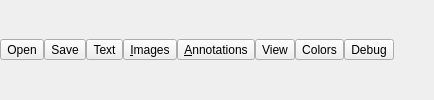
        <widget class="QWidget" name="main" native="true">
         <property name="sizePolicy">
          <sizepolicy hsizetype="MinimumExpanding" vsizetype="Preferred">
           <horstretch>0</horstretch>
           <verstretch>0</verstretch>
          </sizepolicy>
         </property>
         <layout class="QHBoxLayout" name="horizontalLayout">
          <property name="spacing">
           <number>0</number>
          </property>
          <property name="margin">
           <number>0</number>
          </property>
          <item>
           <widget class="QToolButton" name="openButton">
            <property name="text">
             <string>Open</string>
            </property>
            <property name="icon">
             <iconset resource="pdf.qrc">
              <normaloff>:/images/open.png</normaloff>:/images/open.png</iconset>
            </property>
            <property name="iconSize">
             <size>
              <width>32</width>
              <height>32</height>
             </size>
            </property>
            <property name="toolButtonStyle">
             <enum>Qt::ToolButtonTextUnderIcon</enum>
            </property>
           </widget>
          </item>
          <item>
           <widget class="QToolButton" name="saveButton">
            <property name="text">
             <string>Save</string>
            </property>
            <property name="icon">
             <iconset resource="pdf.qrc">
              <normaloff>:/images/save.png</normaloff>:/images/save.png</iconset>
            </property>
            <property name="iconSize">
             <size>
              <width>32</width>
              <height>32</height>
             </size>
            </property>
            <property name="toolButtonStyle">
             <enum>Qt::ToolButtonTextUnderIcon</enum>
            </property>
           </widget>
          </item>
          <item>
           <widget class="QToolButton" name="textButton">
            <property name="toolTip">
             <string>show text operations</string>
            </property>
            <property name="text">
             <string>Text</string>
            </property>
            <property name="icon">
             <iconset resource="pdf.qrc">
              <normaloff>:/images/insertTextMarker.png</normaloff>:/images/insertTextMarker.png</iconset>
            </property>
            <property name="iconSize">
             <size>
              <width>32</width>
              <height>32</height>
             </size>
            </property>
            <property name="shortcut">
             <string>T</string>
            </property>
            <property name="checkable">
             <bool>true</bool>
            </property>
            <property name="toolButtonStyle">
             <enum>Qt::ToolButtonTextUnderIcon</enum>
            </property>
            <attribute name="buttonGroup">
             <string>mainGroup</string>
            </attribute>
           </widget>
          </item>
          <item>
           <widget class="QToolButton" name="imageButton">
            <property name="toolTip">
             <string>show image operation</string>
            </property>
            <property name="text">
             <string>&amp;Images</string>
            </property>
            <property name="icon">
             <iconset resource="pdf.qrc">
              <normaloff>:/images/images.png</normaloff>:/images/images.png</iconset>
            </property>
            <property name="iconSize">
             <size>
              <width>32</width>
              <height>32</height>
             </size>
            </property>
            <property name="shortcut">
             <string>I</string>
            </property>
            <property name="checkable">
             <bool>true</bool>
            </property>
            <property name="toolButtonStyle">
             <enum>Qt::ToolButtonTextUnderIcon</enum>
            </property>
            <attribute name="buttonGroup">
             <string>mainGroup</string>
            </attribute>
           </widget>
          </item>
          <item>
           <widget class="QToolButton" name="annotationButton">
            <property name="toolTip">
             <string>show annotation operations</string>
            </property>
            <property name="text">
             <string>&amp;Annotations</string>
            </property>
            <property name="icon">
             <iconset resource="pdf.qrc">
              <normaloff>:/images/comment.png</normaloff>:/images/comment.png</iconset>
            </property>
            <property name="iconSize">
             <size>
              <width>32</width>
              <height>32</height>
             </size>
            </property>
            <property name="shortcut">
             <string>A</string>
            </property>
            <property name="checkable">
             <bool>true</bool>
            </property>
            <property name="toolButtonStyle">
             <enum>Qt::ToolButtonTextUnderIcon</enum>
            </property>
            <attribute name="buttonGroup">
             <string>mainGroup</string>
            </attribute>
           </widget>
          </item>
          <item>
           <widget class="QToolButton" name="viewButton">
            <property name="text">
             <string>View</string>
            </property>
            <property name="icon">
             <iconset resource="pdf.qrc">
              <normaloff>:/images/view.png</normaloff>:/images/view.png</iconset>
            </property>
            <property name="iconSize">
             <size>
              <width>32</width>
              <height>32</height>
             </size>
            </property>
            <property name="shortcut">
             <string>V</string>
            </property>
            <property name="checkable">
             <bool>true</bool>
            </property>
            <property name="toolButtonStyle">
             <enum>Qt::ToolButtonTextUnderIcon</enum>
            </property>
            <attribute name="buttonGroup">
             <string>mainGroup</string>
            </attribute>
           </widget>
          </item>
          <item>
           <widget class="QToolButton" name="settingsButton">
            <property name="toolTip">
             <string>show setting dialog</string>
            </property>
            <property name="text">
             <string>Colors</string>
            </property>
            <property name="icon">
             <iconset resource="pdf.qrc">
              <normaloff>:/images/settings.png</normaloff>:/images/settings.png</iconset>
            </property>
            <property name="iconSize">
             <size>
              <width>32</width>
              <height>32</height>
             </size>
            </property>
            <property name="shortcut">
             <string>S</string>
            </property>
            <property name="checkable">
             <bool>true</bool>
            </property>
            <property name="toolButtonStyle">
             <enum>Qt::ToolButtonTextUnderIcon</enum>
            </property>
            <attribute name="buttonGroup">
             <string>mainGroup</string>
            </attribute>
           </widget>
          </item>
          <item>
           <widget class="QToolButton" name="debugButton">
            <property name="toolTip">
             <string>show debug options</string>
            </property>
            <property name="text">
             <string>Debug</string>
            </property>
            <property name="icon">
             <iconset resource="pdf.qrc">
              <normaloff>:/images/debug.png</normaloff>:/images/debug.png</iconset>
            </property>
            <property name="iconSize">
             <size>
              <width>32</width>
              <height>32</height>
             </size>
            </property>
            <property name="shortcut">
             <string>D</string>
            </property>
            <property name="checkable">
             <bool>true</bool>
            </property>
            <property name="toolButtonStyle">
             <enum>Qt::ToolButtonTextUnderIcon</enum>
            </property>
            <attribute name="buttonGroup">
             <string>mainGroup</string>
            </attribute>
           </widget>
          </item>
          <item>
           <spacer name="horizontalSpacer">
            <property name="orientation">
             <enum>Qt::Horizontal</enum>
            </property>
            <property name="sizeHint" stdset="0">
             <size>
              <width>40</width>
              <height>20</height>
             </size>
            </property>
           </spacer>
          </item>
          <item>
           <widget class="Line" name="line">
            <property name="orientation">
             <enum>Qt::Horizontal</enum>
            </property>
           </widget>
          </item>
         </layout>
        </widget>
